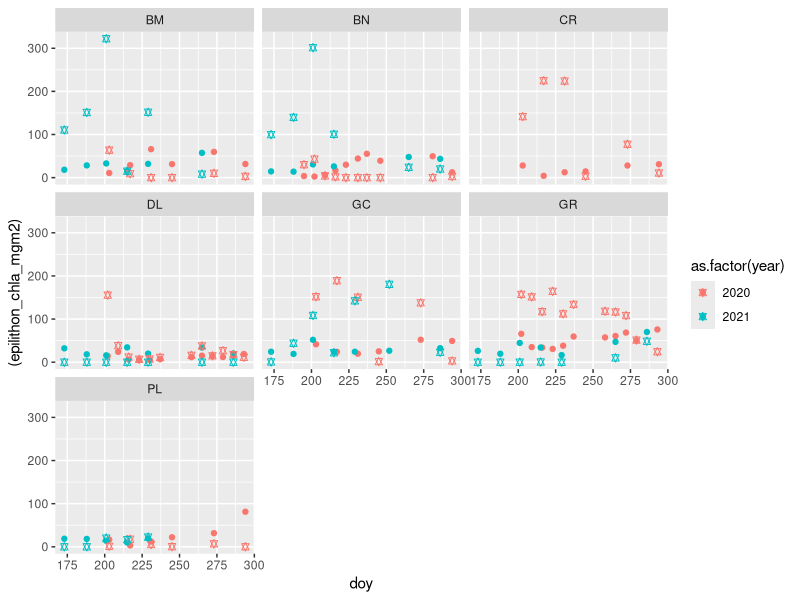
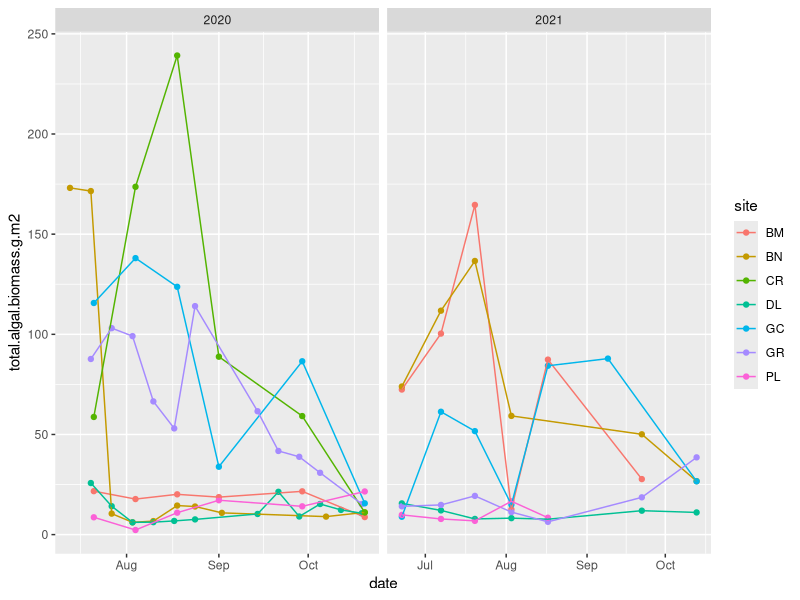
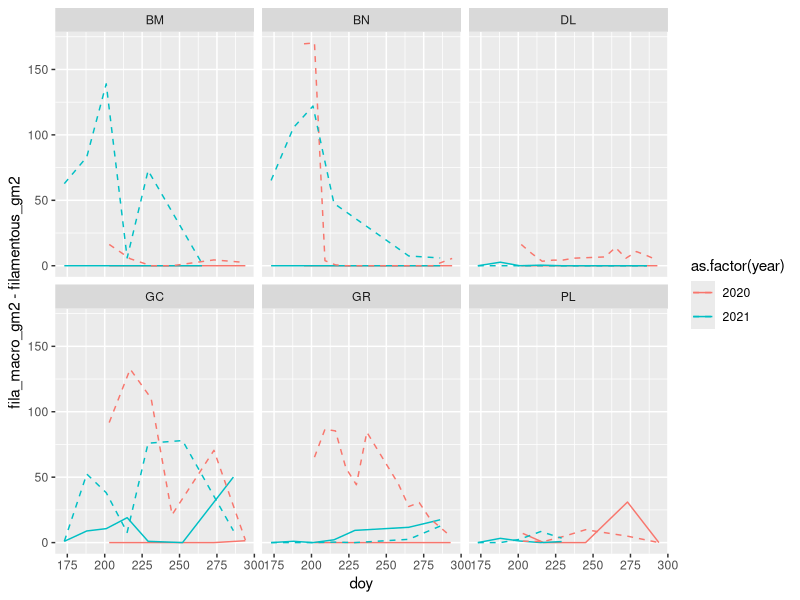

R code for these plots, in order: (Note: this script raises an error after producing the figures.)
# Compare UCFR metabolism data to biomass data for 2020 and 2021
# A Carter 8/2022

library(tidyverse)
library(lubridate)
setwd('C:/Users/alice.carter/git/UCFR-metabolism/')

# Biomass data:
biomass <- read_csv('data/biomass_data/INTEGRATED_BIOMASS_FOR_AC_RFL.csv')
mdat <- read_csv('data/biomass_data/BIOMASS_DatasetAttributes.csv')
glimpse(biomass)

colnames(biomass) <- tolower(colnames(biomass))
unique(biomass$substrate)
bm <- biomass %>%
    mutate(date = as.Date(date, format = '%m/%d/%Y'),
           cobble = case_when(substrate == 'COBBLE' ~ 1,
                              TRUE ~ 0),
           sand = case_when(substrate == 'SAND' ~ 1,
                              TRUE ~ 0),
           gravel = case_when(substrate == 'GRAVEL' ~ 1,
                              TRUE ~ 0),
           pebble = case_when(substrate == 'PEBBLE' ~ 1,
                              TRUE ~ 0)) %>%
    select(date, site, sample, average.depth,
           cobble, sand, gravel, pebble,
           ends_with('om.area.g.m2'),
           ends_with('.chla.mg.m2.ritchie'),
           total.algal.biomass.g.m2) %>%
    select(-starts_with(c('cpom', 'fbom'))) %>%
    mutate(across(where(is.numeric),
                  ~case_when(is.na(.) ~ 0,
                             . <0 ~ 0,
                             TRUE ~ .)))

bm <- bm %>%
    mutate(filamentous_gm2 = fila.om.area.g.m2 + epip.om.area.g.m2,
           fila_macro_gm2 = filamentous_gm2 + macro.om.area.g.m2,
           filamentous_chla_mgm2 = fila.chla.mg.m2.ritchie +
               epip.chla.mg.m2.ritchie,
           site = case_when(site == 'BG' ~'BM',
                            site == 'WS' ~ 'PL',
                            TRUE ~ site))%>%
    rename(epilithon_gm2 = epil.om.area.g.m2,
           epilithon_chla_mgm2 = epil.chla.mg.m2.ritchie) %>%
    select(-starts_with(c('fila.', 'epip.', 'epil.', 'macro.')),
           -total.chla.mg.m2.ritchie) %>%
    mutate(doy = as.numeric(format(date, '%j')))

bm_sum <- bm %>%
    group_by(date, site) %>%
    summarize(n_samp = n(),
              across(-n_samp, .fns = list(mean = function(x) mean(x, na.rm = T),
                                           sd = function(x) sd(x, na.rm = T)))) %>%
    select(-starts_with('sample'),
           -cobble_sd, -sand_sd, -gravel_sd, -pebble_sd) %>%
    rename(pct_cobble = cobble_mean, pct_sand = sand_mean,
           pct_gravel = gravel_mean, pct_pebble = pebble_mean) %>%
    ungroup() %>%
    mutate(year = year(date))

# pairwise_sum = function(x, y){
#     z = mapply(function(xx, yy) sum(xx, yy, na.rm=T), x, y)
#     z[is.na(x) & is.na(y)] = NA_real_
#     return(z)
# }
#
# bm_sum$filamentous_gm2 = pairwise_sum(bm_sum$epip.om.area.g.m2_mean,
#                                       bm_sum$fila.om.area.g.m2_mean)
# bm_sum$filamentous_chla_mgm2 = pairwise_sum(bm_sum$epip.chla.mg.m2.ritchie_mean,
#                                       bm_sum$fila.chla.mg.m2.ritchie_mean)
# bm_sum$filamentous_gm2_sd = sqrt(pairwise_sum(bm_sum$epip.om.area.g.m2_sd^2,
#                                       bm_sum$fila.om.area.g.m2_sd^2))
# bm_sum$filamentous_chla_mgm2_sd = sqrt(pairwise_sum(bm_sum$epip.chla.mg.m2.ritchie_sd^2,
#                                      bm_sum$fila.chla.mg.m2.ritchie_sd^2))

bm_sum <- bm_sum %>%
    filter(!is.na(site)) %>%
    rename_with(.fn = ~sub('_mean$', '', .))

ggplot(bm_sum, aes(doy, (epilithon_chla_mgm2), col = as.factor(year))) +
    geom_point() +
    geom_point(aes(y = (filamentous_chla_mgm2)), pch = 11) +
    facet_wrap(.~site)

ggplot(bm_sum, aes(date, total.algal.biomass.g.m2, color = site)) +
    geom_point() +
    geom_line() +
    facet_wrap(.~year, scales = 'free_x')

filter(bm_sum, site != 'CR') %>%
ggplot(aes(doy, fila_macro_gm2 - filamentous_gm2, col = as.factor(year))) +
    geom_line() +
    geom_line(aes(y = filamentous_gm2), lty = 2) +
    facet_wrap(.~site)


write_csv(bm, 'data/biomass_data/biomass_working_data.csv')
write_csv(bm_sum, 'data/biomass_data/biomass_working_data_summary.csv')



# examine anomalously high chla values for fbom:

bm %>%
    filter(!is.na(site))%>%
ggplot(aes(fbom.area.g.m2*1000, fbom.chla.mg.m2.ritchie,
               col = factor(year)))+
    geom_point() +
    # geom_abline(slope = 1, intercept = 0) +
    facet_wrap(.~site, scales = 'free')
bm %>%
    filter(!is.na(site))%>%
ggplot(aes(epil.om.area.g.m2*1000, epil.chla.mg.m2.ritchie,
               col = factor(year)))+
    geom_point() +
    geom_abline(slope = .1, intercept = 0) +
    facet_wrap(.~site, scales = 'free')
bm %>%
    filter(!is.na(site))%>%
ggplot(aes(epip.om.area.g.m2*1000, epip.chla.mg.m2.ritchie,
               col = factor(year)))+
    geom_point() +
    geom_abline(slope = .1, intercept = 0) +
    facet_wrap(.~site, scales = 'free')
bm %>%
    filter(!is.na(site))%>%
ggplot(aes(fila.om.area.g.m2*1000, fila.chla.mg.m2.ritchie,
               col = factor(year)))+
    geom_point() +
    geom_abline(slope = .1, intercept = 0) +
    facet_wrap(.~site, scales = 'free')
